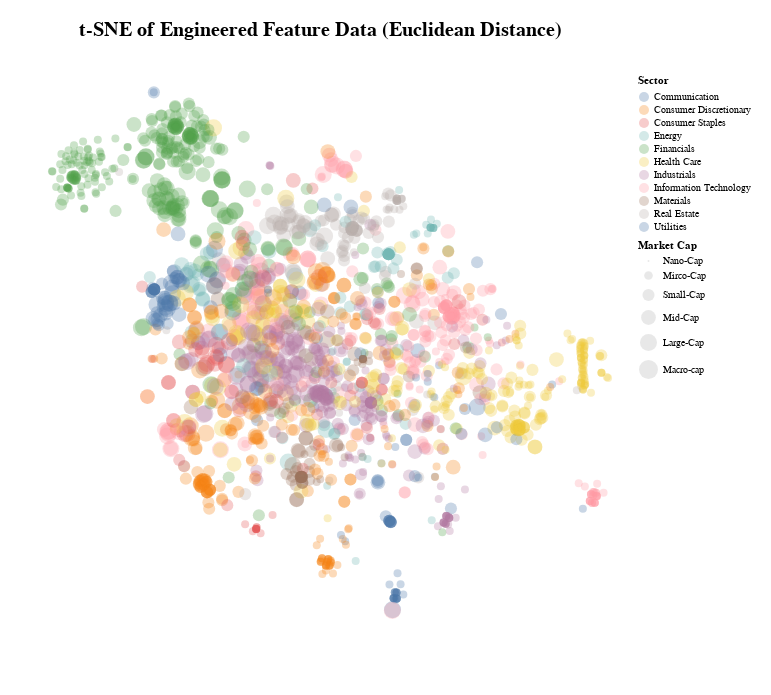

Notebook source saved alongside this figure:
### Code cell
print(f"The tsne output dataframe has dimensions of {X_eng_tsne.shape}\n")

euc_eng_chart = plot_tsne(X_eng, X_eng_euc_tsne, title = 't-SNE of Engineered Feature Data (Euclidean Distance)')
euc_eng_chart.properties(padding = 20,width = 600, height = 600
    ).configure_view(stroke=None).interactive()

### Figure 1 — Vega-Lite specification as saved in the notebook (floating-point values rounded to 4 significant figures; data arrays with more than 128 entries replaced by an {"elided": "..."} marker saying what was removed)
{"config": {"view": {"continuousWidth": 300, "continuousHeight": 300, "stroke": null}}, "data": {"name": "data-90d30b780b8ec09b979d2f23aba554ce"}, "mark": {"type": "circle", "opacity": 0.3, "size": 28}, "encoding": {"color": {"field": "Sector", "type": "nominal"}, "size": {"field": "Market Cap", "scale": {"domain": ["Nano-Cap", "Mirco-Cap", "Small-Cap", "Mid-Cap", "Large-Cap", "Macro-cap"]}, "sort": ["Nano-Cap", "Mirco-Cap", "Small-Cap", "Mid-Cap", "Large-Cap", "Macro-cap"], "type": "nominal"}, "tooltip": [{"field": "Sector", "type": "nominal"}, {"field": "Market Cap", "type": "nominal"}], "x": {"axis": null, "field": "tsne1", "title": "", "type": "quantitative"}, "y": {"axis": null, "field": "tsne2", "title": "", "type": "quantitative"}}, "height": 600, "padding": 20, "params": [{"name": "param_4", "select": {"type": "interval", "encodings": ["x", "y"]}, "bind": "scales"}], "title": {"text": "t-SNE of Engineered Feature Data (Euclidean Distance)", "fontSize": 20, "offset": 35}, "width": 600, "$schema": "https://vega.github.io/schema/vega-lite/v5.20.1.json", "datasets": {"data-90d30b780b8ec09b979d2f23aba554ce": {"elided": "1905 records"}}}
